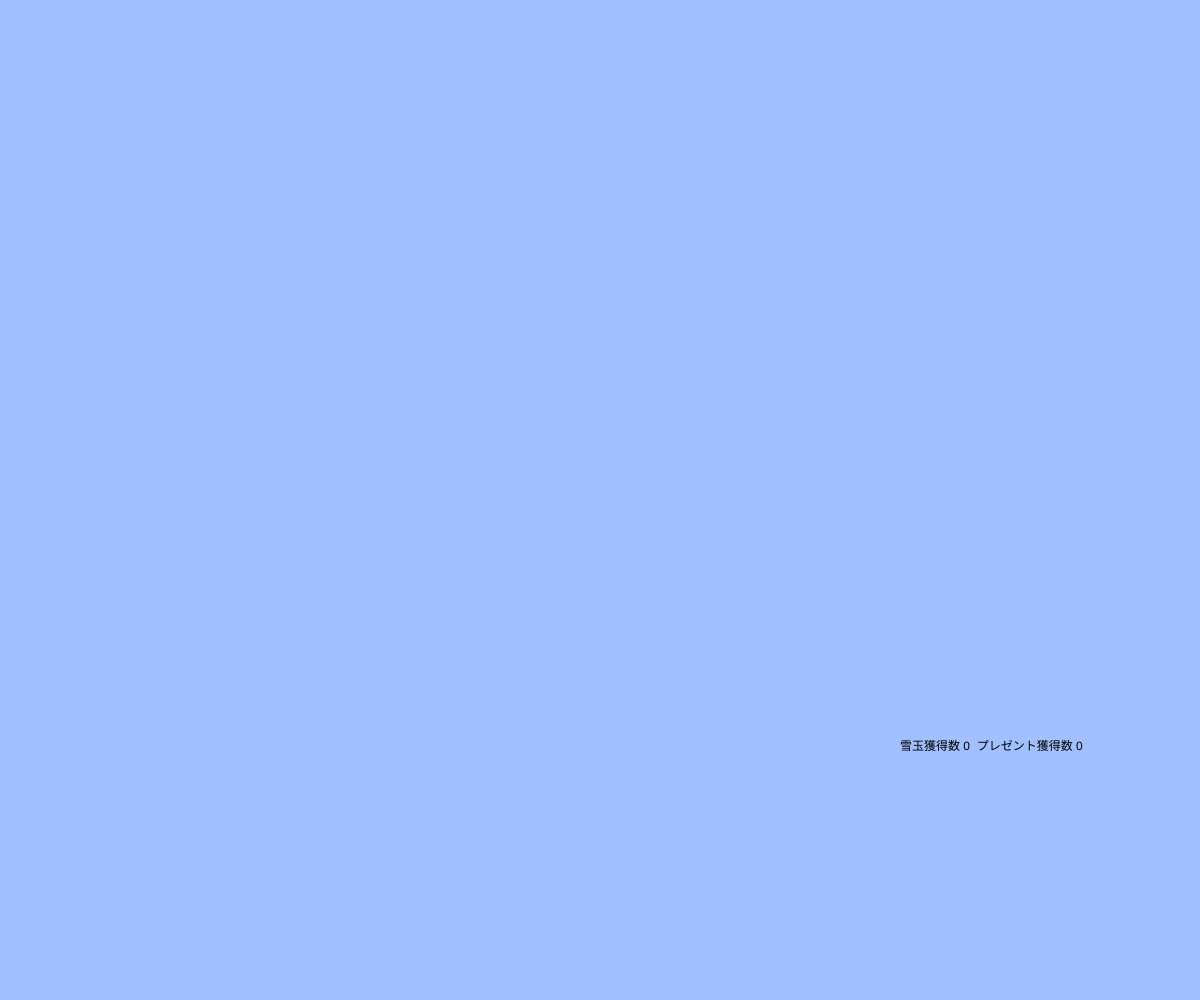
Frame 1 (no input)
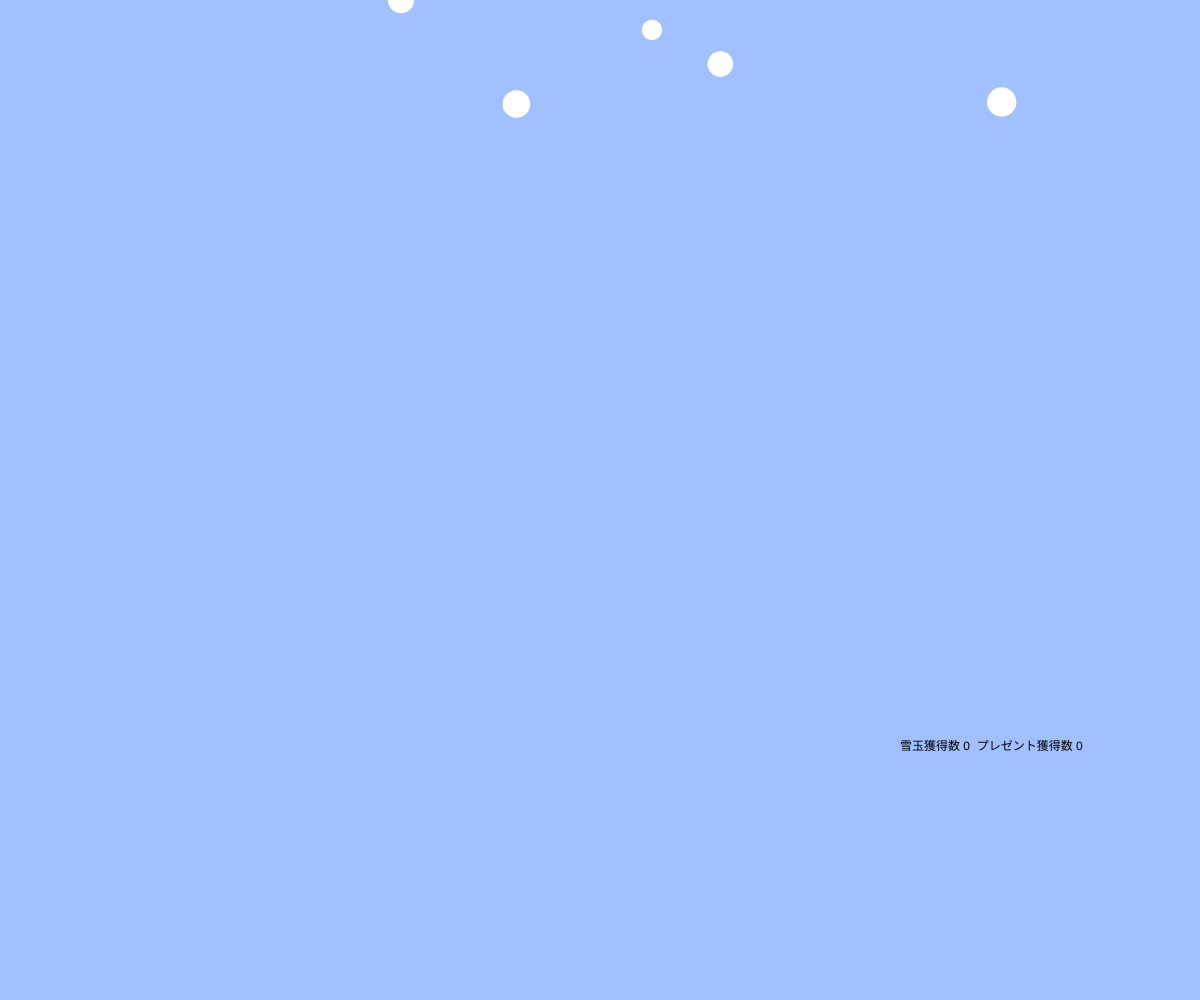
Frame 60 (no input)
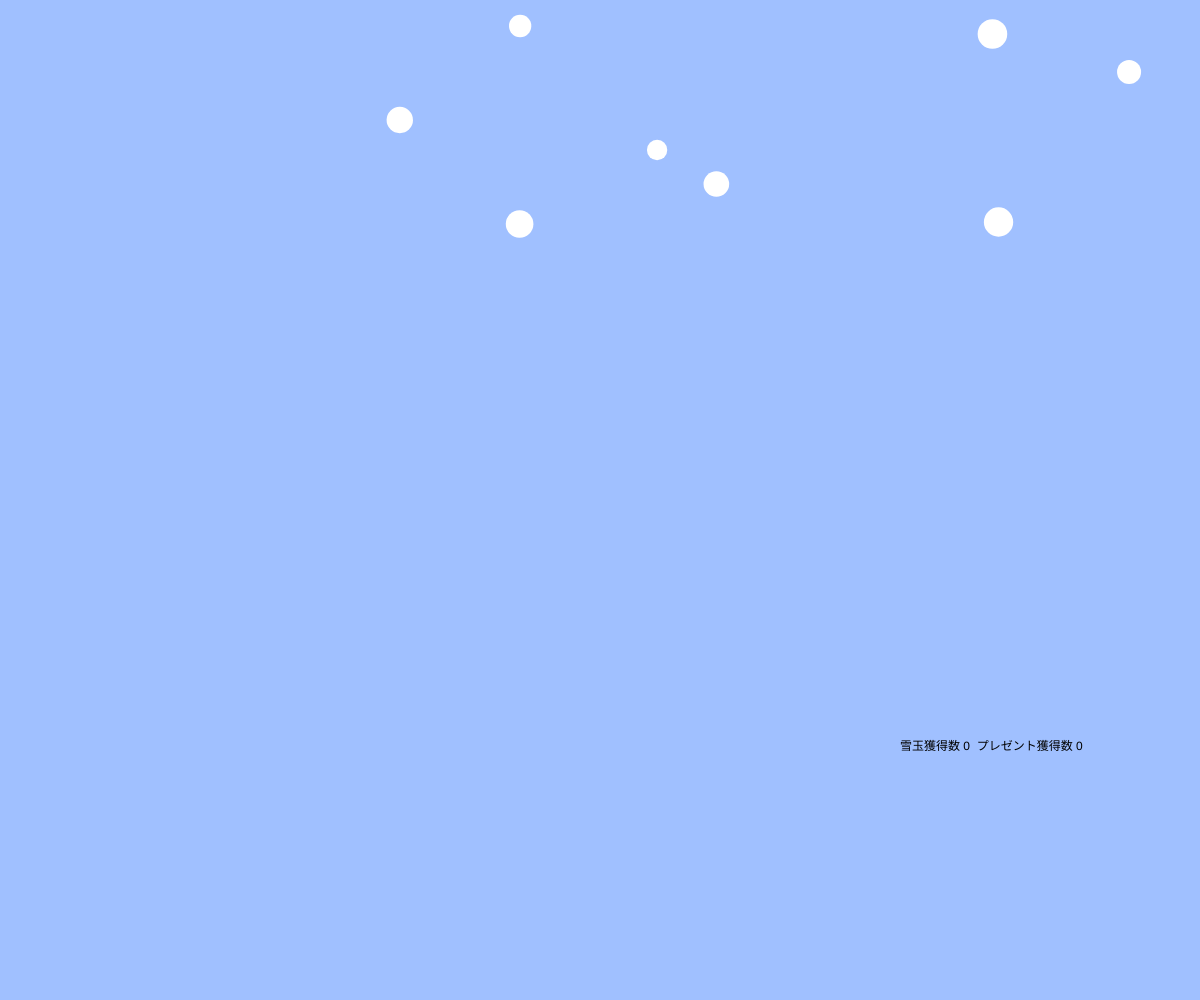
Frame 120 (the mouse pressed at the canvas centre since frame 60)

The p5.js sketch that drew these frames (run headless with seeded random() and noise() and a simulated clock; from frame 60 on, the mouse is pressed at the canvas centre):

// p5.js sketch
// ── sketch.js
// 最終課題を制作しよう
let snowballs, get, presentboxes;
let score = 0;
let decolate = 0;

function setup(){
  createCanvas(windowWidth, windowHeight);
  snowballs = [];
  presentboxes = [];
}

function draw(){
  background(160, 192, 255);
  text("雪玉獲得数 " + score + "  プレゼント獲得数 " + decolate, windowWidth - windowWidth / 4, windowHeight * 3 / 4);
  for(let i = 0; i < snowballs.length; i++){
    let sb = snowballs[i];
    noStroke();
    ellipse(sb.x, sb.y, sb.size);
    sb.x += sb.vx;
    sb.y += sb.vy;
    }
 if(random(0, 100) < 8){
    const sb = {
     x : random(0, windowWidth),
     y : 0,
     size : random(20, 30),
     vx : random(-0.15, 0.15),
     vy : 2
     }
     snowballs.push(sb);
  }
   snowballs = snowballs.filter(isInTheWindow);

  for(let j = 0; j < presentboxes.length; j++){
   let pb = presentboxes[j];
   presentbox(pb.x, pb.y);
   pb.x += pb.vx;
   pb.y += pb.vy;
   }
  if(random(0, 100) < 0.3){
      const pb = {
       x : random(0, windowWidth),
       y : 0,
       vx : 0,
       vy : 5
       }
       presentboxes.push(pb);
    }
     presentboxes = presentboxes.filter(isInTheWindow);

     if(score > 15 && score < 30){
      push();
      stroke(51);
      circle(windowWidth / 2, windowHeight - 75, 150);
      fill('red');
      textSize(20);
      text("OK", windowWidth - windowWidth / 4 , windowHeight * 5 / 6);
      pop();
     }
     else if (score >= 30 && score < 60){
       push();
       stroke(51);
       circle(windowWidth / 2, windowHeight - 125, 250);
       fill('red');
       textSize(20);
       text("Good !", windowWidth - windowWidth / 4 , windowHeight * 5 / 6);
       pop();
     }
     else if(score >= 60){
        if(decolate > 7){
         push();
          snowmanB(windowWidth / 2, windowHeight - 325);
          fill('red');
          textSize(30);
          text("Excellent ★", windowWidth - windowWidth / 4 , windowHeight * 5 / 6);
          textSize(25);
          text("Thank you for playing !", windowWidth / 5, windowHeight - 360)
          pop();
        }
        else{
       push();
       snowmanA(windowWidth / 2, windowHeight - 325);
       fill('red');
       textSize(25);
       text("Great !!", windowWidth - windowWidth / 4 , windowHeight * 5 / 6);
       pop();
     }
    }
  }

function mouseClicked(){
 const n = snowballs.length;
 snowballs = snowballs.filter(snowfarFromMouse);
 let sum1 = n - snowballs.length;
 score += sum1;

 const m = presentboxes.length;
 presentboxes = presentboxes.filter(boxfarFromMouse);
 let sum2 = m - presentboxes.length;
 decolate += sum2;
}

function snowfarFromMouse(sb){
  return dist(sb.x, sb.y, mouseX, mouseY) > 40;
}

function boxfarFromMouse(pb){
  return dist(pb.x, pb.y, mouseX, mouseY) > 55;
}

function windowResized(){
  resizeCanvas(windowWidth, windowHeight);
}

function isInTheWindow(sb){
  return sb.x >= 0 && sb.x <= width && sb.y >= 0 && sb.y <= height;
}

function presentbox(prx, pry){
 push();
  noStroke();
  fill('red');
  rect(prx - 25, pry - 25, 50, 50);
  fill(77, 181, 106);
  rect(prx - 5, pry - 25, 10, 50);
  rect(prx - 25, pry - 5, 50, 10);
  triangle(prx - 10, pry - 45, prx, pry - 48, prx, pry - 25);
  triangle(prx + 4, pry - 48, prx + 20, pry - 46, prx, pry - 25);
 pop();
}

function snowmanA(mx, my){
  push();
  stroke(51);
  circle(mx, my + 200, 250);
  circle(mx, my, 150);
  strokeWeight(10);
  point(mx - 20, my - 5);
  point(mx + 20, my - 5);
  pop();
}

function snowmanB(mx, my){
  push();
  stroke(51);
  circle(mx, my + 200, 250);
  circle(mx, my, 150);
  strokeWeight(10);
  point(mx - 20, my - 5);
  point(mx + 20, my - 5);
  strokeWeight(5);
  arc(mx, my, 70, 70, PI / 4, PI * 3 / 4);
  strokeWeight(20);
  stroke(116, 116, 112);
  point(mx, my + 200);
  point(mx, my + 170);
  point(mx, my + 230);
  noFill();
  stroke(5, 150, 255);
  line(mx - 37, my - 75, mx + 38, my - 75);
  noStroke();
  fill(5, 150, 255);
  triangle(mx - 35, my - 75, mx + 10, my - 150, mx + 35, my - 75);
  rect(mx - 70, my + 65, 140, 40, 20);
  fill(255, 239, 32);
  star(mx + 10, my - 155, 15, -20);
  pop();
}

function star(cx, cy, r, angle){
  noStroke();
  beginShape();
  for(var i = 0; i < 20; i++){
    var theta = TWO_PI * i * 2 / 5 - HALF_PI + angle;
    var x = cx + cos(theta) * r;
    var y = cy + sin(theta) * r;
    vertex(x,y);
  }
  endShape(CLOSE);
}
